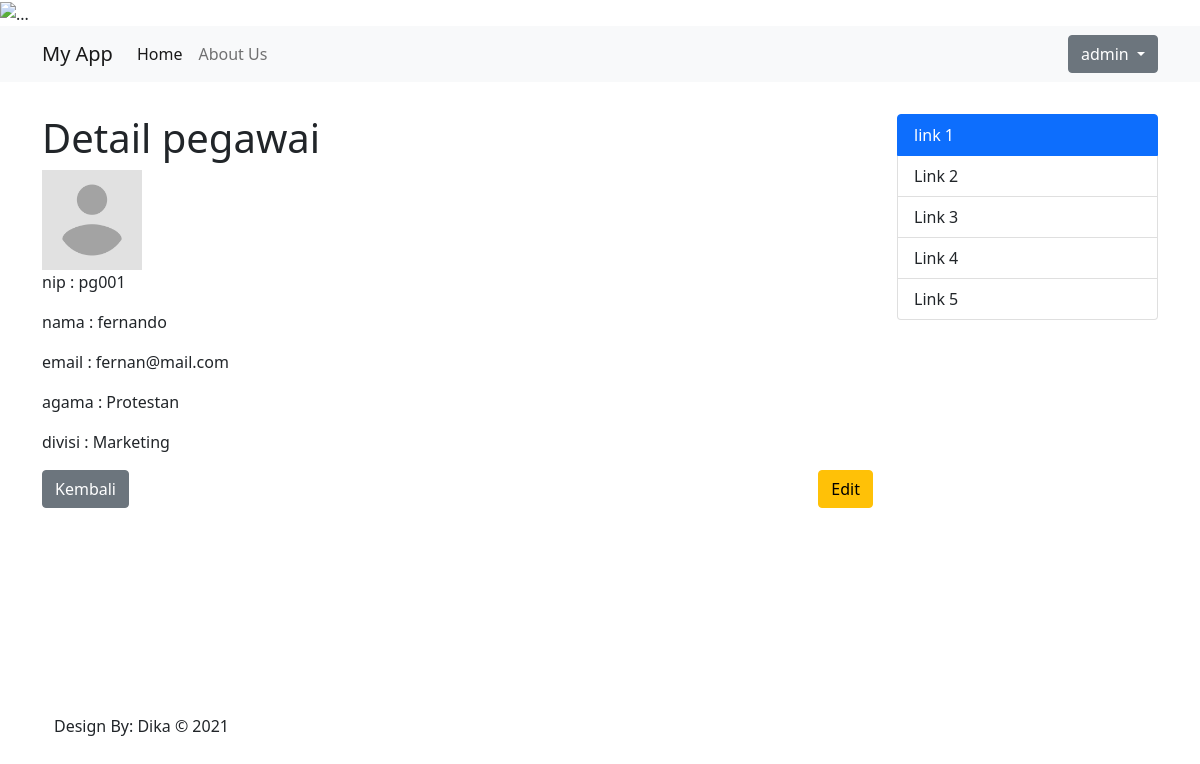
Screenshot of /index.php?hal=detail-data&id=10 (signed in) with the database file from the repository.
### tables this page shows
CREATE TABLE `Pegawai` (
  `id` int(11) NOT NULL,
  `nip` varchar(5) NOT NULL,
  `nama` varchar(50) NOT NULL,
  `email` varchar(50) NOT NULL,
  `agama` enum('Islam','Protestan','Katolik','Hindu','Buddha','Konghucu') NOT NULL,
  `iddivisi` int(11) NOT NULL,
  `foto` varchar(50) NOT NULL
);

CREATE TABLE `Divisi` (
  `id` int(11) NOT NULL,
  `nama` varchar(50) NOT NULL
);

### config/koneksi.php (called while the page is built, shortened)
<?php
class Db {
    protected $servername = "localhost";
    protected $username = "root";
    protected $password = "";
    public function __construct() {
        try {
            $this->conn = new PDO("mysql:host=$this->servername;dbname=dbpegawai",$this->username, $this->password);
        } catch (PDOException $e) {
            echo "Connection failed: ", $e->getMessage();
        }
    }
}

### models/Pegawai.php (called while the page is built, shortened)
<?php
class Pegawai extends Db {
    public function getPegawai($id){
        $stmt = $this->conn->prepare("SELECT Pegawai.*, Divisi.id as divisiId, Divisi.nama as namaDivisi FROM Pegawai INNER JOIN Divisi ON Pegawai.iddivisi = Divisi.id WHERE Pegawai.id = :id");
        $stmt->bindParam(':id', $id);
        $stmt->execute();
        $stmt->setFetchMode(PDO::FETCH_ASSOC);
        return $stmt->fetch();
    }
}

### component/detail.php (the view, shortened to what this page needs)
<?php
require 'config/koneksi.php';
require 'models/Pegawai.php' ;
$pegawai = new Pegawai();
$dataPegawai = $pegawai->getPegawai($_GET['id']);
?>
<h1>Detail pegawai</h1>
<img style="width: 100px;" src="images/<?=$dataPegawai['foto']?>" alt="<?=$dataPegawai[ 'nama']?>">
<p>nip : <?=$dataPegawai["nip"]?></p>
<p>nama : <?=$dataPegawai[ 'nama']?></p>
<p>email : <?=$dataPegawai['email']?></p>
<p>agama : <?=$dataPegawai['agama']?></p>
<p>divisi : <?=$dataPegawai['namaDivisi']?></p>
<form action="controllers/pegawaiController.php" method="POST">
<div class="d-flex justify-content-between">
    <a href="index.php?hal=data-pegawai" class="btn btn-secondary">Kembali</a>
    <div>
        <a href="index.php?hal=edit-data&id=<?=$dataPegawai['id']?>" class="btn btn-warning">Edit</a>
    </div>
</div>
</form>

### component/head.php (style rules this page uses)
body { overflow-x: hidden; }

### rows the page displays
pegawai: foto (picture), nip "pg001", nama "fernando", email "fernan@mail.com", agama "Protestan", iddivisi.nama "Marketing"

### other values shown
$_SESSION['member']['fullname'] "admin"
